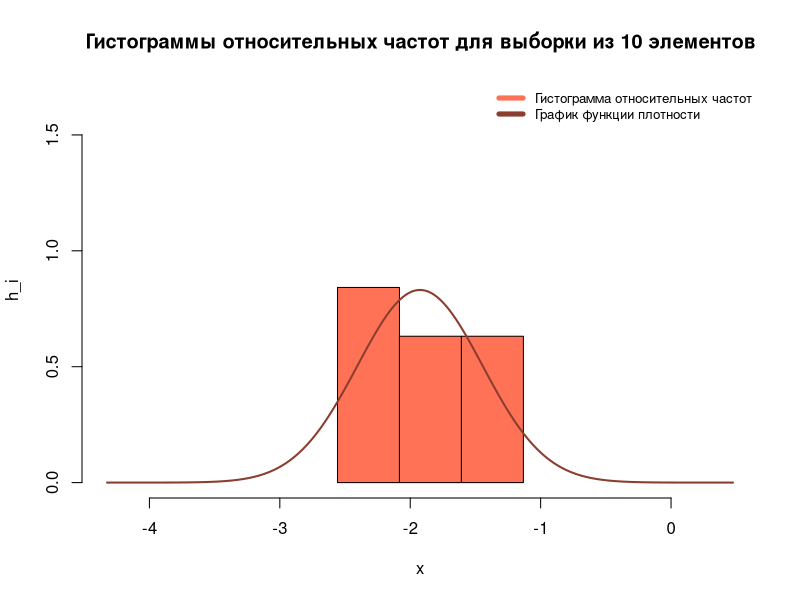
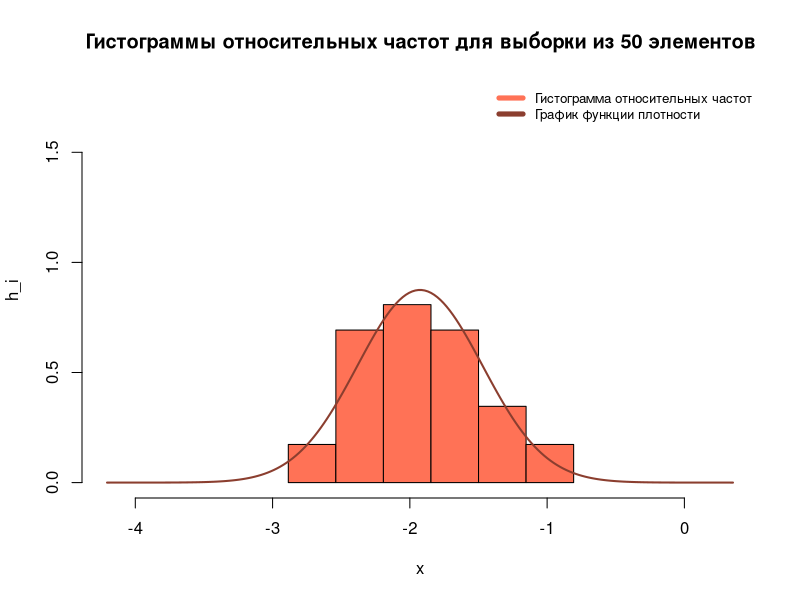
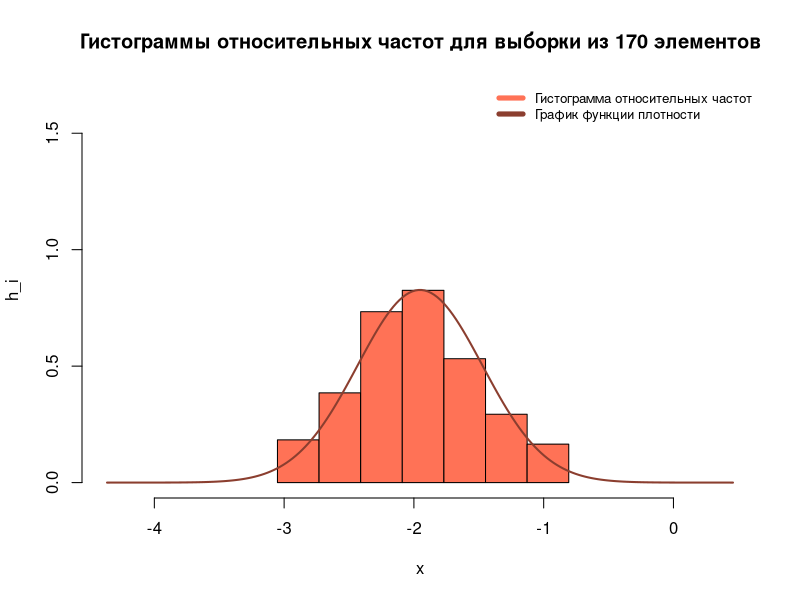
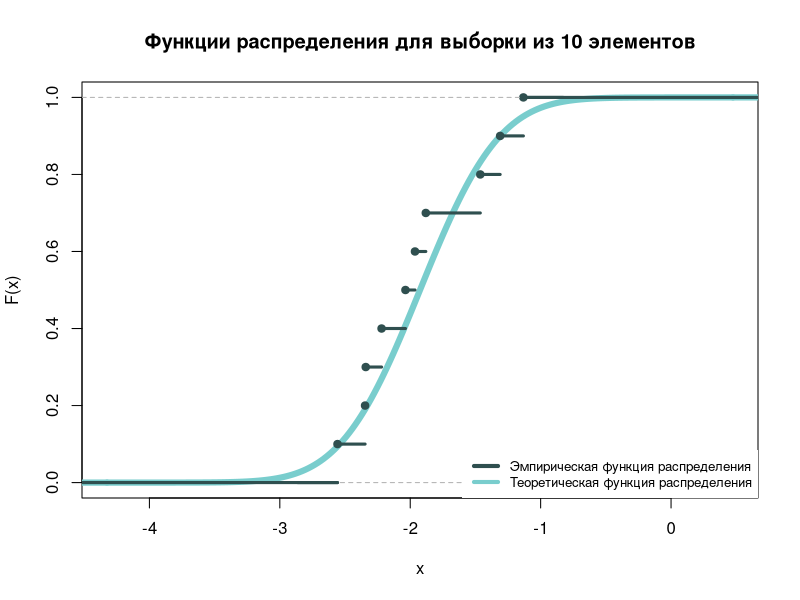
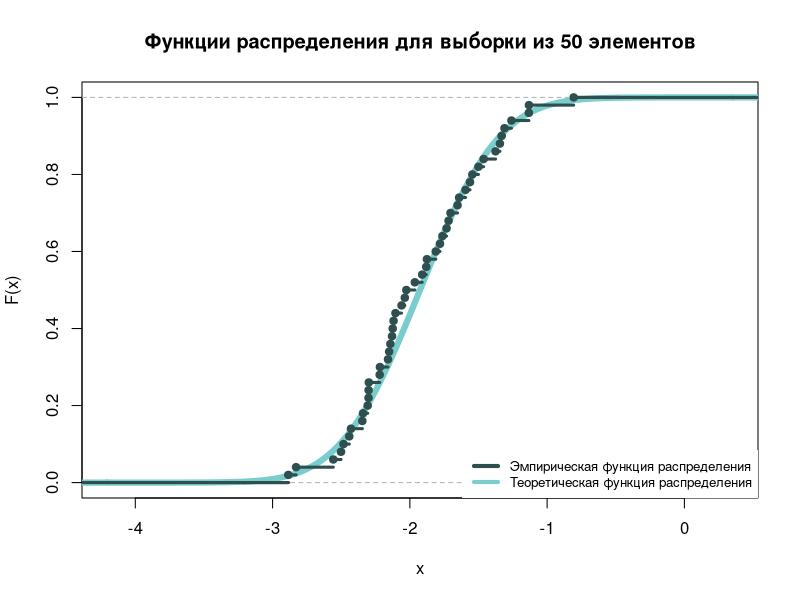
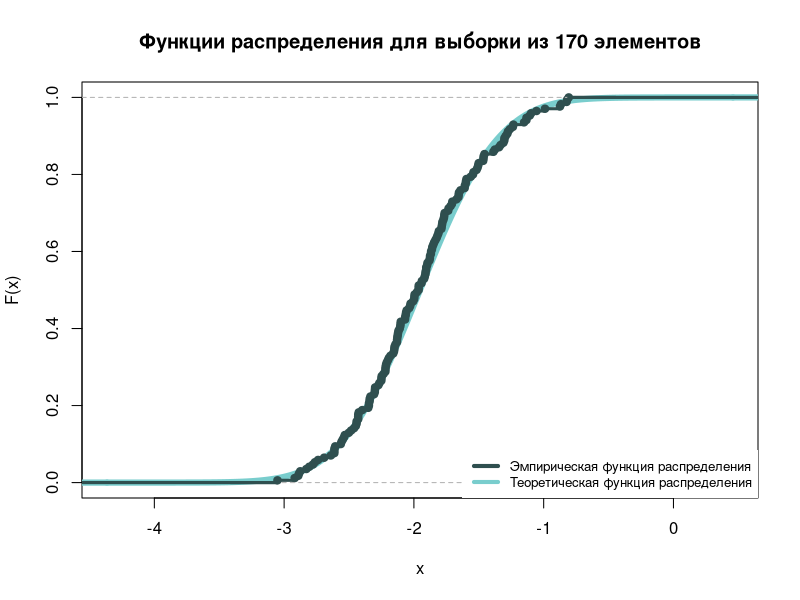
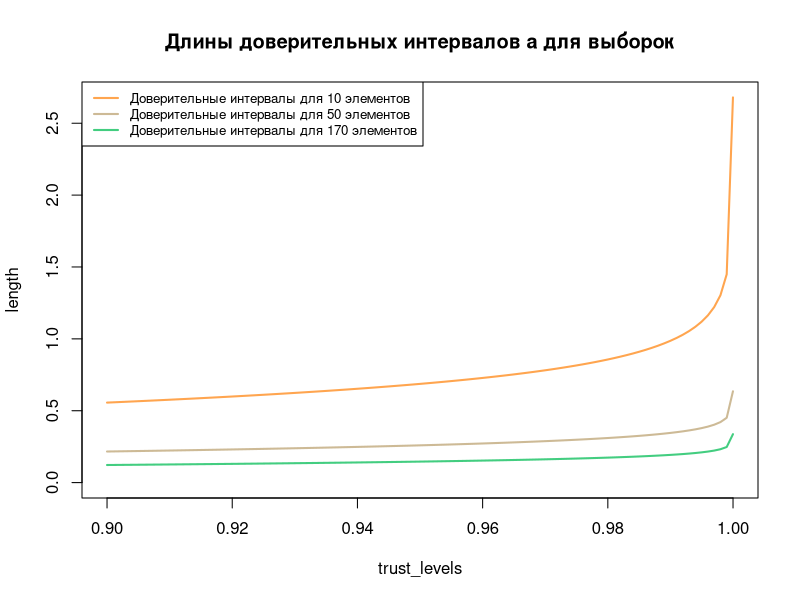
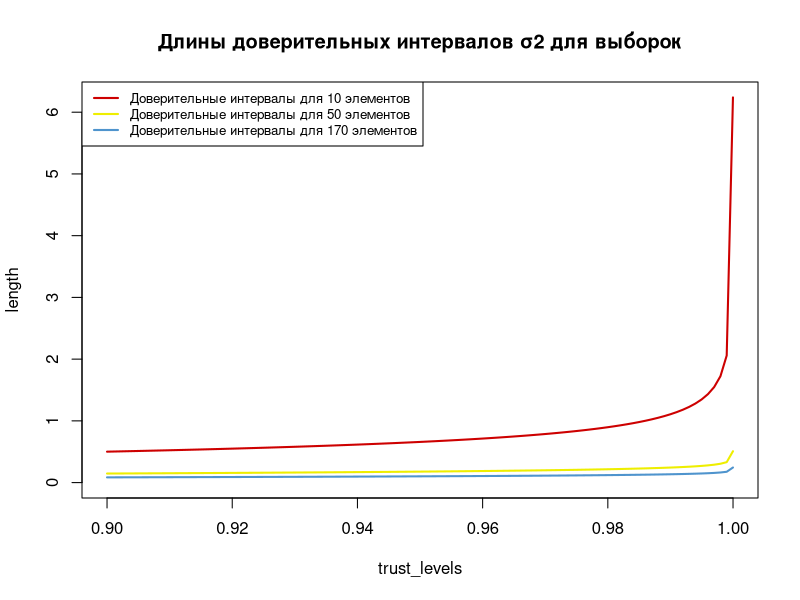

Generate these figures, in order, with R:
# Задание 1

# Извлекаем выборки меньшего объёма

# Выборкой объема n называется множество
# x = (x1, x2, ..., xn)
# отдельных наблюдаемых значений случайной величины 
# из её генеральной совокупности.

# Выборка должна обладать следующими свойствами:
# репрезентативность                        Выводы о выборке
# случайность          +      ЗБЧ     =>    можно распространить 
# n -> ∞                                    на генеральную совокупность

# Закон больших чисел:
# проявление свойства устойчивости для массовых случайных явлений:
# Конкретные особенности каждого отдельного случайного явления 
# почти не сказываются на среднем результате массы таких явлений;
# случайные отклонения от среднего значения в каждом отедльно явлении в массе
# взаимно погашаются, нивелируются, выравниваются.
# При очень большом числе случайных явлений средний их результат практически
# перестаёт быть случайным и может быть предсказан с большой степенью определённости.

# Элементы 1-10
df1 <- read.csv("var20.csv", nrows = 10)

# Элементы 1-50
df2 <- read.csv("var20.csv", nrows = 50)

# Все элементы исходной выборки
df3 <- read.csv("var20.csv")

# Задание 2

# Для выборок
# Вычислим среднее выборочное
# (сумма всех элементов, делённая на количество элементов выборки)

mn_1 <- mean(df1$x)
mn_2 <- mean(df2$x)
mn_3 <- mean(df3$x)

# Выборочную дисперсию
# Функция для вычисления выборочной дисперсии
#                n       _
# Формула: 1/n * Σ (xi - x)^2
#               i=1  

dispersion <- function(v) {
  
  mn <- mean(v)
  
  result <- 0
  
  for (index in 1 : length(v)) {
    result <- result + ((v[index] - mn) ^ 2)
  }
  
  result <- result / length(v)
  return(result)
}

s_1 <- dispersion(df1$x)
s_2 <- dispersion(df2$x)
s_3 <- dispersion(df3$x)

# Несмещённую выборочную дисперсию
#                  n       _
# Формула: 1/n-1 * Σ (xi - x)^2
#                 i=1  

s0_1 <- var(df1$x)
s0_2 <- var(df2$x)
s0_3 <- var(df3$x)


# Выборочный момент порядка k:

#          n
# ak = 1/n ∑ (xi)^k
#         i=1


# Выборочный центральный момент порядка k равен
#  0         n
# ak = 1/n * ∑ (xi - a1)^k
#           i=1

# Выборочные квантили

# Квантилью порядка q, 0 < q < 1 непрерывной случайной
# величины ξ называется значение xq, для которого F(xq) = q.

# Квантиль уровня 1/2 называется медианой.
# (Мода - это любая точка локального максимума ф. плотности)

# Например, x0,1 = 15000 => 10% получают < 15000.

# Квантиль - левее должно распологаться кол-во значений, соответствующее
# индексу квантили. Например для квантили x0.8 левее должно располагаться
# 80% значений выборки.

q_1 <- quantile(df1$x)
q_2 <- quantile(df2$x)
q_3 <- quantile(df3$x)

# Найдём точечные оценки параметров нормального распределения 
# 𝑎матожидание и 𝜎^2 дисперсия
# Мат. ожидание - выборочное среднее
# Дисперсия - выборочная дисперсия

# Статистикой (в узком смысле) называется любая функция 𝜃∗(𝑥), которая зависит только от
# элементов выборки.

exp_val_1 <- mn_1
var_1 <- s_1
exp_val_2 <- mn_2
var_2 <- s_2
exp_val_3 <- mn_3
var_3 <- s_3


# Случайная величина ξ называется непрерывной если непре-
# рывна ее функция распределения Fξ(x)
# В частности, F(x) может быть представлена в виде

#        x
# F(x) = ∫ f(t)dt,
#       −∞

# функция f (t) называется плотно-
# стью распределения.

# Нормальное распределение (Гаусса). Нормальный закон распределения является
# предельным законом.

# Непрерывная случайная величина ξ имеет нормальное распределение (обо-
# значение: ξ ∈ Na,σ^2), если ее плотность распределения имеет вид
# f(x) = (1/σ√2π) * e ^ −(x−a)^2/2σ^2

# Функция распределения:
#                   x
# F(x) = (1/σ√2π) * ∫ e ^ −(t−a)^2/2σ^2 dt,
#                  −∞ 

# где a и σ – некоторые постоянные, называемые параметрами распределения.
# а э R - среднее значение распределения,
# σ^2 > 0 - дисперсия распределения
# σ - среднеквадратическое (стандартное) отклонение распределения

# Дисперсия случайной величины характеризует степень разброса её значений
# относительно среднего значения.

# Дисперсией случайной величины называется величина Dξ = M(ξ− Mξ)^2.
# Величина σ = √Dξ называется среднеквадратическим или стандарт-
# ным отклонением.

# Для непрерывных случайных величин
#     +∞
# Dξ = ∫(x − Mξ)^2*f(x)dx. 
#     −∞

# Для вычислении дисперсии можно воспользоваться формулой:
# Dξ = Mξ^2 − (Mξ)^2

# Математическим ожиданием или средним значением случайной величины ξ, 
# заданной на вероятностной пространстве (Ω, F, P), называ-
# ется число
#      ∞
# Mξ = ∫xdF(x)
#     −∞

# где F (x) - функция распределения ξ. Математическое ожидание существует, если
# M|ξ| < ∞.

# Если ξ - абсолютно непрерывная случайная величина, имеющая плотность f (x),
#       ∞
# Mξ = ∫x*f(x)dx.
#      −∞   

# В одной системе координат построить гистограмму относительных частот и график
# функции плотности нормального распределения, имеющего параметры a∗ и (σ2)∗

# Разделим область выборочных данных на интервалы ∆1, ∆2, . . . , ∆m. Обозначим за
# n∗j (j = 1, 2, . . . , m) число элементов выборки, попавших в интервал ∆j .
# На каждом из интервалов ∆j строим прямоугольник, площадь которого пропор-
# циональна n∗j. Общая площадь всех прямоугольников должна быть равна единице.
# Пусть lj - длина интервала ∆j. Высота hj прямоугольника над интервалом ∆j
# равна
# hj = n∗j/n · lj
# Верхний контур полученной фигуры, состоящий из горизонтальных отрезков
# называется гистограммой.

# Теорема о сходимости:
# Если плотность распределения элементов выборки является непрерывной
# функцией, то при неограниченном увеличении числа интервалов группировки 
# (m(n) → ∞, так что m(n)/n → 0) имеет место сходимость по вероятности
# гистограммы к плотности распределения.

# Теорема Чебышева, Сходимость по вероятности:

# Если ξ1, ξ2, ..., ξn, ... – последовательность попарно независимых случайных величин, 
# имеющих конечные математические ожидания и дисперсии, ограниченные одной и той же 
# постоянной Dξ1 ≤ C, Dξ2 ≤ C, ..., Dξn ≤ C,
# то для любого ε > 0,

#                n            n
# lim P {∣ 1/n *  ∑ ξk - 1/n * ∑ Mξk ∣ < ε} = 1
# n→∞            k=1          k=1

# Такая сходимость последовательности случайных величин называется сходимостью
# по вероятности.

# Сравнивая построенную гистограмму или полигон с графиками известных плот-
# ностей, получают первую экспериментальную оценку для неизвестной f (x). Напри-
# мер, можно выдвинуть гипотезу о конкретном законе распределения случайной ве-
# личины.


freq_and_density_hists <- function(vec, exp_val, number) {
  
  # sd (σ) - среднеквадратическое отклонение элементов, равно корню из дисперсии.
  x <- seq(exp_val - 5 * sd(vec), exp_val + 5 * sd(vec), length.out = 200)
  
  # Функция плотности нормального распределения
  # dnorm возвращает значение плотности вероятности при заданной случайной величине
  # среднем значении и сред. отклонении.
  f_1 <- dnorm(x, exp_val, sd(vec))
  
  # Правило Стёрджеса
  columns_num <- 1 + round(log2(length(vec)))

  # ylim - задаём общую высоту графика, она будет равна 2 от высоты максимального столбца
  hist(vec, breaks=seq(min(vec), max(vec), length.out = columns_num), freq = FALSE, xlim = range(x), 
       ylim = c(0, 2 * max(f_1)), col = "coral1", main = sprintf("Гистограммы относительных частот для выборки из %d элементов", length(vec)),
       xlab = "x", ylab = "h_i")
  
  lines(x, f_1, lwd = 2, col = "coral4")
  
  # Легенда
  legend("topright", c("Гистограмма относительных частот",
                       "График функции плотности"),
         col=c("coral1", "coral4"), lwd = 5, cex = 0.8, box.lty = 0)
}

freq_and_density_hists(df1$x, exp_val_1, 1)
freq_and_density_hists(df2$x, exp_val_2, 2)
freq_and_density_hists(df3$x, exp_val_3, 3)

# В одной системе координат построить графики эмпирической функции распределения
# и теоретической функции распределения (т.е. функции нормального распределения
# с параметрами a∗ и (σ2)∗)

# Теоретическая функция распределения - наша исходная функция распределения.

# Если элементы выборки x упорядочить по возрастанию, то получится последова-
# тельность x(1) ≤ x(2) ≤ · · · ≤ x(n), которая называется вариационным рядом.
# Величина x(n) − x(1) называется размахом выборки.
# По нему можно построить эмпирическую функцию распределения:
#         {0, y ≤ x(1),
# Fn(y) = {m/n, x(m) < y ≤ x(m+1),
#         {1, y > x(n)

# В отличие от теор. функции, эмпирическая функция распределения
# является случайной величиной. Для различных выборок она получается разной.

# При возрастании объёма выборки эмпирическая функция распределения неограниченно
# приближается к функции распределения исходного распределения F.
# Для эмпирических значений можно будет использовать те же методы, что и для теор.

# Теоремы о сходимости:
#       P
# Fn(y) → F(y) при n → ∞.

# Гливенко-Кантелли
#                   P
# sup|Fk(y) − F(y)| → 0 при n → ∞
# y∈R

build_graphics <- function(vec, exp_val, number) {
  x <- seq(exp_val - 5 * sd(vec), exp_val + 5 * sd(vec), length.out = 200)
  
  # pnorm - возвращает значение функции нормального распределения
  theory_func <- pnorm(x, mean=exp_val, sd=sd(vec))
  
  # ecdf - возвращает эмпирическую функцию распределения
  empiric_func <- ecdf(sort(vec))
  
  # Построение теоретической функции распределения
  plot(x, theory_func, xlim = range(x), ylim = c(0, max(theory_func)),
       main = sprintf("Функции распределения для выборки из %d элементов", length(vec)),
       xlab = "x", ylab = "F(x)", col = "darkslategray3", type = "l", lwd = 6)
  
  lines(seq(-20, min(x), length.out = 200), seq(0, 0, length.out = 200), 
        col = "darkslategray3", lwd = 6)
  
  lines(seq(max(x), 30, length.out = 200), seq(1, 1, length.out = 200), 
        col = "darkslategray3", lwd = 6)
  
  # Построение эмпирической функции распределения
  lines(empiric_func, lwd = 3, col = "darkslategray")
  
  lines(seq(-20, min(vec), length.out = 200), seq(0, 0, length.out = 200), 
        col = "darkslategray", lwd = 3)
  
  lines(seq(max(vec), 30, length.out = 200), seq(1, 1, length.out = 200),
        col = "darkslategray", lwd = 3)
  
  legend("bottomright", c("Эмпирическая функция распределения", 
                          "Теоретическая функция распределения"), 
         col = c("darkslategray", "darkslategray3"), lwd = 4, cex = 0.8, box.lty = 0)
}

build_graphics(df1$x, mn_1, 1)
build_graphics(df2$x, mn_2, 2)
build_graphics(df3$x, mn_3, 3)

#===========================================================
#                          Расчёты
# Для т. x=-2:


count <- 0

for (number in df1$x) {
  if (number < -2) {
    count <- count + 1
  }
}

count/length(df1$x)

count <- 0

for (number in df2$x) {
  if (number < -2) {
    count <- count + 1
  }
}

count/length(df2$x)

count <- 0

for (number in df3$x) {
  if (number < -2) {
    count <- count + 1
  }
}

count/length(df3$x)

count <- 0

# ЛИБО

empiric_func <- ecdf(sort(df1$x))
empiric_func(-2)
empiric_func(-1.5)

empiric_func <- ecdf(sort(df2$x))
empiric_func(-2)
empiric_func(-1.5)

empiric_func <- ecdf(sort(df3$x))
empiric_func(-2)
empiric_func(-1.5)

# Теоретическая функция:

theory_func <- pnorm(-2, mean=mn_1, sd=sd(df1$x))
theory_func

theory_func <- pnorm(-1.5, mean=mn_1, sd=sd(df1$x))
theory_func

# Для x=-1,5

count <- 0

for (number in df1$x) {
  if (number < -1.5) {
    count <- count + 1
  }
}

count/length(df1$x)

count <- 0

for (number in df2$x) {
  if (number < -1.5) {
    count <- count + 1
  }
}

count/length(df2$x)

count <- 0

for (number in df3$x) {
  if (number < -1.5) {
    count <- count + 1
  }
}

count/length(df3$x)

count <- 0


#===========================================================

# Задание 3
# Сравнить получившиеся графики для трех выборок и обосновать на их
# примере справедливость теорем
# - При достаточно больших значениях n эмпирическая функция стремится к теоретической.
# - По графикам видно, что гистограмма стремится к теоретической функции 
#   плотности при числе интервалов, определённом по формуле Стирлинга.

# Задание 4

# Для всех трех выборок найти доверительные интервалы для математического ожидания
# и дисперсии уровня доверия q = 0.95

# Доверительный интервал - это допустимое отклонение наблюдаемых значений
# от истинных. Доверительный интервал показывает в каком диапазоне расположатся результаты
# выборочных наблюдений.
# Доверительный интервал - это интервал значений изучаемого признака, в котором с той
# или иной вероятностью находится значение генерального параметра.

# Доверительным интервалом для параметра 𝜃 уровня доверия 1 -𝜀 (или уровня
# значимости 𝜀), называется интервал (𝜃1, 𝜃2)
# , такой, что
# P(𝜃1< 𝜃 < 𝜃2) ≥ 1 − 𝜀

# Интервал (𝜃1, 𝜃2) накрывает параметр 𝜃
# Информативность оценки: длина интервала
# Точность оценки: уровень доверия

find_inteval_for_a <- function(v, s_02, mn, q) {
  
  a <- 1 - q # Параметр нормального распределения
  t <- qt(1 - a/2, length(v) - 1) # Квантиль распределения Стьюдента
  
  min_val <- mn - t * sqrt(s_02) / sqrt(length(v))
  max_val <- mn + t * sqrt(s_02) / sqrt(length(v))
  
  return(c(min_val, max_val))
}

interval_for_a_1 <- find_inteval_for_a(df1$x, s0_1, mn_1, 0.95)
interval_for_a_2 <- find_inteval_for_a(df2$x, s0_2, mn_2, 0.95)
interval_for_a_3 <- find_inteval_for_a(df3$x, s0_3, mn_3, 0.95)

find_interval_for_q <- function(v, s_02, q) {
  a <- 1 - q 
  
  # Квантиль распределения хи-квадрат с df степенями свободы уровня p
  x_1 <- qchisq(1 - a/2, length(v) - 1)
  x_2 <- qchisq(a/2, length(v) - 1)
  
  min_val <- (length(v) - 1) * s_02 / x_1
  max_val <- (length(v) - 1) * s_02 / x_2
  
  return(c(min_val, max_val))
}

interval_for_q_1 <- find_interval_for_q(df1$x, s0_1, 0.95)
interval_for_q_2 <- find_interval_for_q(df2$x, s0_2, 0.95)
interval_for_q_3 <- find_interval_for_q(df3$x, s0_3, 0.95)

# Задание 5
# Определите взаимное расположение точечных оценок a∗ и (σ2)∗ и 
# доверительных интервалов для параметров a и σ2

# Допустимый интервал для a накрывает параметр a, вычисленный методом моментов.
# Допустимый интервал для σ накрывает параметр σ, вычисленный методом моментов.

# Задания 6 и 7

# В одной системе координат постройте для каждой из выборок графики измене-
# ния длины доверительного интервала для a при изменении уровня доверия q
# от 0.9 до 0.99999 с достаточно мелким шагом (т.е. разделив интервал изменения
# q не менее, чем на 100 частей)

# В одной системе координат постройте для каждой из выборок графики измене-
# ния длины доверительного интервала для σ2 при изменении уровня доверия q
# от 0.9 до 0.99999 с достаточно мелким шагом (т.е. разделив интервал изменения
# q не менее, чем на 100 частей)

interval_len_for_a_1 <- c()
interval_len_for_q_1 <- c()

interval_len_for_a_2 <- c()
interval_len_for_q_2 <- c()

interval_len_for_a_3 <- c()
interval_len_for_q_3 <- c()

trust_levels <- seq(0.9, 0.99999, 0.09999 / 100)

for (t_lev in trust_levels) {
  interval_for_a <- find_inteval_for_a(df1$x, s0_1, mn_1, t_lev)
  interval_len_for_a_1 <- c(interval_len_for_a_1, interval_for_a[2] - interval_for_a[1])
  
  interval_for_q <- find_interval_for_q(df1$x, s0_1, t_lev)
  interval_len_for_q_1 <- c(interval_len_for_q_1, interval_for_q[2] - interval_for_q[1])
  
  
  interval_for_a <- find_inteval_for_a(df2$x, s0_2, mn_2, t_lev)
  interval_len_for_a_2 <- c(interval_len_for_a_2, interval_for_a[2] - interval_for_a[1])
  
  interval_for_q <- find_interval_for_q(df2$x, s0_2, t_lev)
  interval_len_for_q_2 <- c(interval_len_for_q_2, interval_for_q[2] - interval_for_q[1])
  
  
  interval_for_a <- find_inteval_for_a(df3$x, s0_3, mn_3, t_lev)
  interval_len_for_a_3 <- c(interval_len_for_a_3, interval_for_a[2] - interval_for_a[1])
  
  interval_for_q <- find_interval_for_q(df3$x, s0_3, t_lev)
  interval_len_for_q_3 <- c(interval_len_for_q_3, interval_for_q[2] - interval_for_q[1])
}

# Построение графиков изменения длины доверительных интервалов

plot(trust_levels, interval_len_for_a_1, col = "tan1", ylab = "length",
     main = "Длины доверительных интервалов а для выборок", xlim = c(0.9, 0.99999), 
     ylim = c(0, max(interval_len_for_a_1)), lwd = 2, type = "l")

lines(trust_levels, interval_len_for_a_2, col = "wheat3", lwd = 2)

lines(trust_levels, interval_len_for_a_3, col = "seagreen3", lwd = 2)

legend("topleft", c("Доверительные интервалы для 10 элементов", 
                    "Доверительные интервалы для 50 элементов", 
                    "Доверительные интервалы для 170 элементов"), 
       col=c("tan1", "wheat3", "seagreen3"), lwd=2, cex=0.8)


plot(trust_levels, interval_len_for_q_1, col="red3", ylab="length",
     main="Длины доверительных интервалов σ2 для выборок", xlim=c(0.9, 0.99999), 
     ylim=c(0, max(interval_len_for_q_1)), lwd=2, type="l")

lines(trust_levels, interval_len_for_q_2, col="yellow2", lwd = 2)

lines(trust_levels, interval_len_for_q_3, col="steelblue3", lwd = 2)

legend("topleft", c("Доверительные интервалы для 10 элементов", 
                    "Доверительные интервалы для 50 элементов", 
                    "Доверительные интервалы для 170 элементов"), 
       col=c("red3", "yellow2", "steelblue3"), lwd=2, cex=0.8)

# Задание 8
# Опишите, что происходит с доверительными интервалами для параметров a и σ^2
 
# При увеличении объёма выборки длины доверительных интервалов уменьшаются. 
# Это объясняется законом больших чисел и взаимной компенсацией 
# отклонений параметров для каждого отдельного элемента.
# При увеличении уровня доверия длины доверительных интервалов
# увеличиваются. Повышается надёжность оценки параметра, но понижается её точность.

